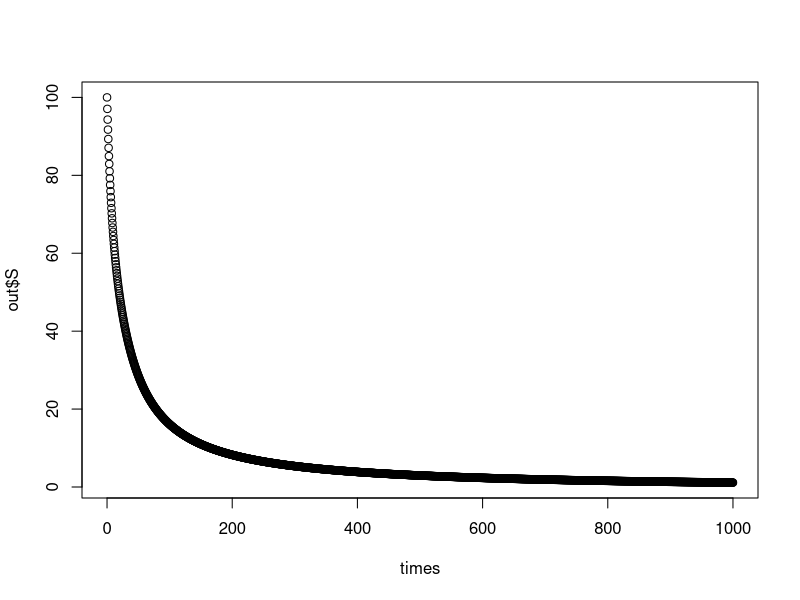
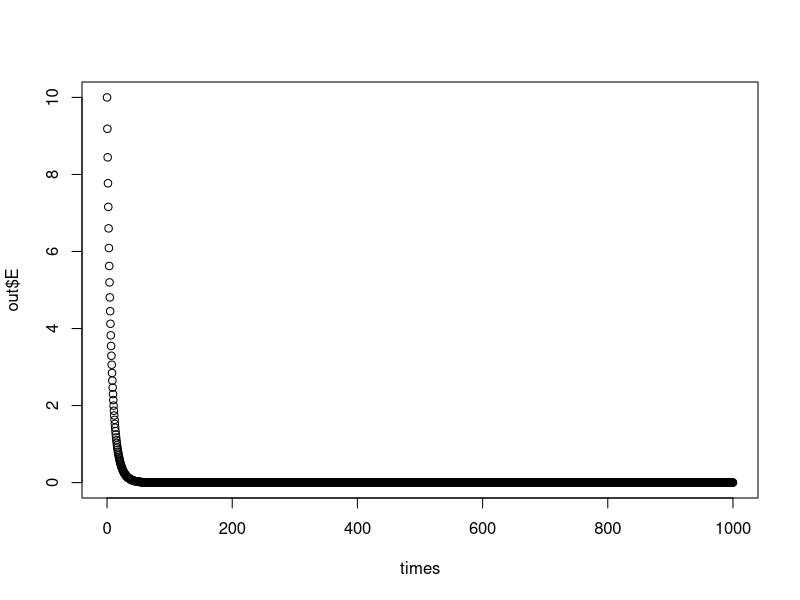
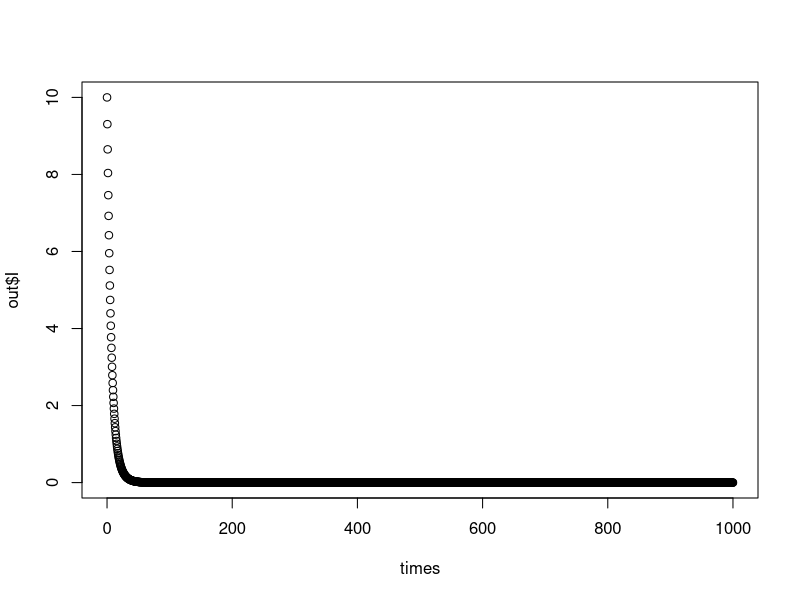
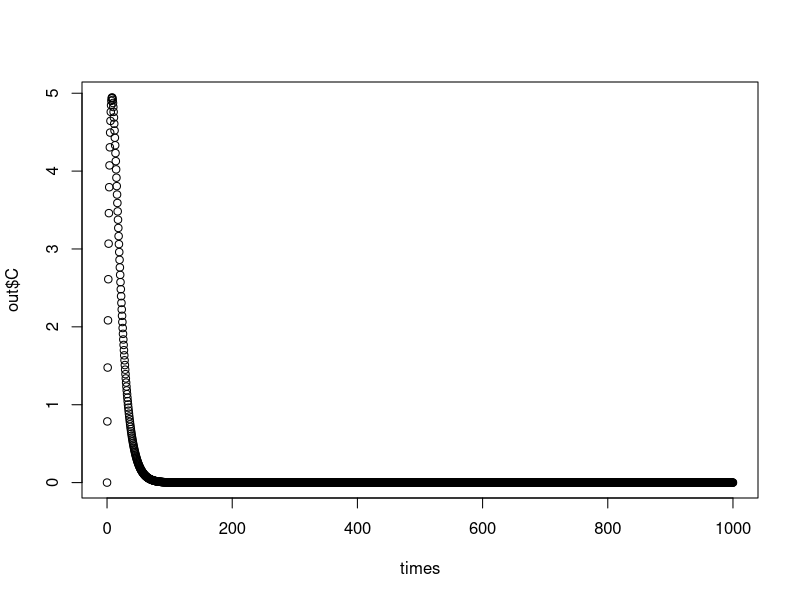

Recreate these plots in R, in order.
rm(list=ls(all=TRUE)) #clears workspace

# Install these packages if you haven't already
# install.packages("Rtools")
# install.packages("deSolve")

# Load deSolve package
library(deSolve)

# Create an SEIC function
seic <- function(time, state, parameters) {
  
  with(as.list(c(state, parameters)), {
  
    dS <- b*(S+E+I+C)*(1-(S+E+I+C)/K) - (mu+f)*S - betaI*S*I - betaC*S*C
    dE <- betaI*S*I + betaC*S*C - (mu+f)*E - lambda*E
    dI <- lambda*E - (mu+alpha+f)*I - rho*I
    dC <- rho*I - (mu+f)*C
    
    return(list(c(dS, dE, dI, dC)))
  })
}

### Set parameters
init       <- c(S= 100, E = 10, I = 10, C = 0)
parameters <- c(betaI = 0.0008, betaC = 0.0004, b = 0.1, mu = 0.001, f = 0.1, lambda = 0.15, alpha = 0.025, rho = 0.167, K = 200)
## Time frame
times      <- seq(0, 1000, by = 0.5)

## Solve using ode (General Solver for Ordinary Differential Equations)
out <- ode(y = init, times = times, func = seic, parms = parameters)
## change to data frame
out <- as.data.frame(out)

## Show data
head(out, 10)

## Plot
plot(times,out$S)
plot(times,out$E)
plot(times,out$I)
plot(times,out$C)
